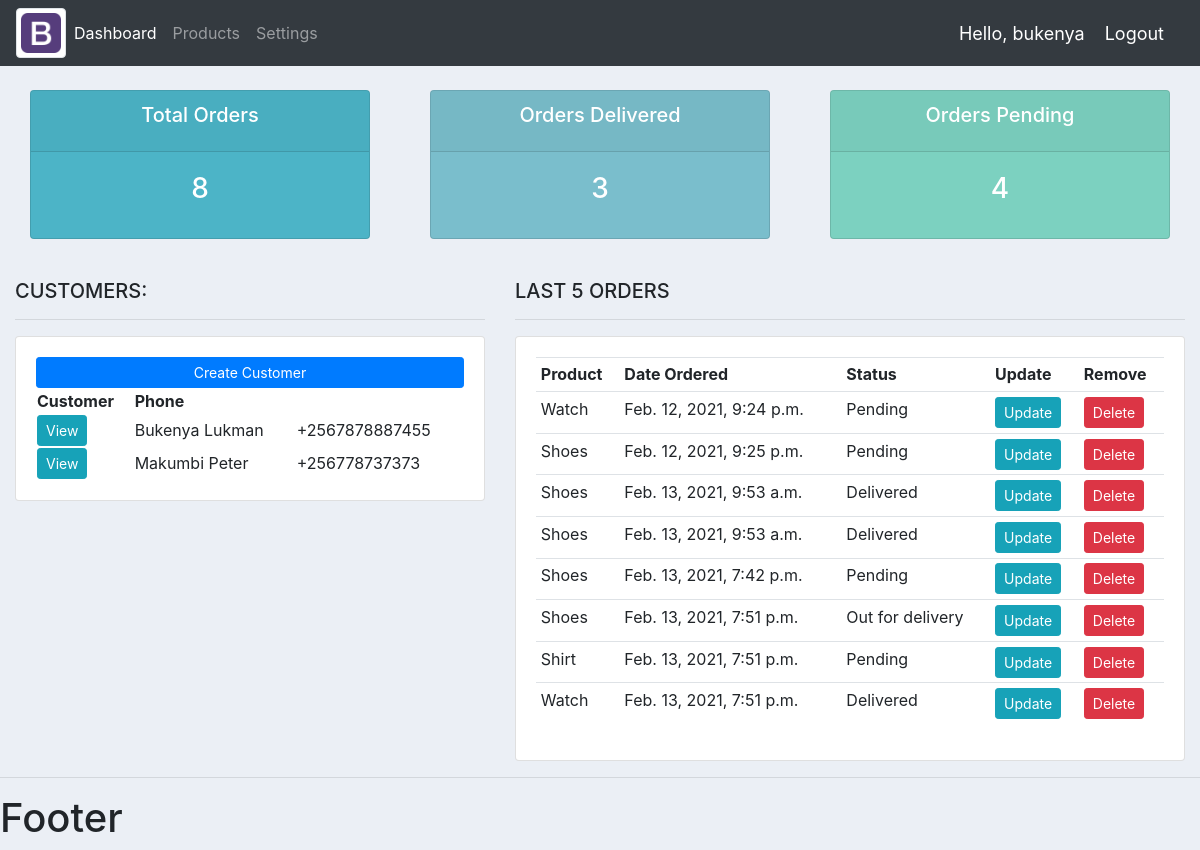
The app's page / (signed in) with its own data.
### accounts/models.py (models this page shows, shortened)
class Customer(models.Model):
	name = models.CharField(max_length=200, null=True)
	phone = models.CharField(max_length=200, null=True)
	email = models.CharField(max_length=200, null=True)
	date_created = models.DateTimeField(auto_now_add=True, null=True)

class Order(models.Model):
	customer = models.ForeignKey(Customer, null=True, on_delete=models.SET_NULL)
	product  = models.ForeignKey(Product, null=True, on_delete=models.SET_NULL)
	date_created = models.DateTimeField(auto_now_add=True)
	status = models.CharField(max_length=200, null=True, choices=STATUS)

class Product(models.Model):
	name = models.CharField(max_length=200, null=True)
	price = models.FloatField(null=True)
	category = models.CharField(max_length=200, null=True, choices=CATEGORY)
	description = models.TextField(null=True)
	date_created = models.DateTimeField(auto_now_add=True)
	tags = models.ManyToManyField(Tag)
	def __str__(self):
		return self.name

### accounts/views.py (the view)
# urls.py: path('', home, name="home"),
@login_required(login_url='login')
def home(request):
	orders = Order.objects.all()
	customers = Customer.objects.all()
	total_customers = customers.count()
	total_orders = orders.count()
	pending = orders.filter(status='Pending').count()
	delivered = orders.filter(status='Delivered').count()
	context = {
		'orders':orders,
		'customers':customers,
		'total_orders':total_orders,
		'delivered':delivered,
		'pending':pending,
	}
	return render(request, 'accounts/dashboard.html', context)

### accounts/templates/accounts/dashboard.html
{% extends 'base.html' %}
{% block content %}
{% include 'accounts/status.html' %}
	<div class="row">
		<div class="col-md-5">
			<h5>CUSTOMERS:</h5>
			<hr>
			<div class="card card-body">
				<a class="btn btn-primary btn-sm btn-block" href="">Create Customer</a>
				<table>
					<tr>
						<th>Customer</th>
						<th>Phone</th>
					</tr>
					{% for customer in customers %}
						<tr>
							<td><a class="btn btn-sm btn-info" href="{% url 'accounts:customer' customer.id %}">View</a></td>
							<td>{{customer.name}}</td>
							<td>{{customer.phone}}</td>
						</tr>
					{% endfor %}
				</table>
			</div>
		</div>
		<div class="col-md-7">
			<h5>LAST 5 ORDERS</h5>
			<hr>
			<div class="card card-body">
				<table class="table table-sm">
					<tr>
						<th>Product</th>
						<th>Date Ordered</th>
						<th>Status</th>
						<th>Update</th>
						<th>Remove</th>
					</tr>
						{% for order in orders %}
						<tr>
							<td>{{order.product}}</td>
							<td>{{order.date_created}}</td>
							<td>{{order.status}}</td>
							<td><a class="btn btn-sm btn-info" href="{% url 'accounts:update'  order.id %}" >Update</a></td>
							<td><a class="btn btn-sm btn-danger" href="#">Delete</a></td>
						</tr>
						{%endfor %}
				</table>
			</div>
		</div>
	</div>
{% endblock %}

### accounts/templates/base.html (shortened to what this page needs)
{% load static %}
<!doctype html>
<html lang="en">
  <head>
    <link rel="stylesheet" href="https://stackpath.bootstrapcdn.com/bootstrap/4.3.1/css/bootstrap.min.css">
    <link rel="stylesheet" type="text/css" href="{% static '/css/main.css' %}">
  </head>
  <body>
    {% include 'accounts/navbar.html' %}
    <div class="container-fluid">
      {% block content %}
      {% endblock content %}
    </div>
    {% include 'accounts/footer.html' %}
  </body>
</html>

### accounts/templates/accounts/navbar.html (shortened to what this page needs)
{% load static %}
<nav class="navbar navbar-expand-lg navbar-dark bg-dark">
  <img class="img-fluid img-thumbnail rounded mx-auto d-block" height="60px" width="50px"  alt="Responsive image" src="{% static 'images/logo.png'%}">
  <div class="collapse navbar-collapse" id="navbarNavAltMarkup">
    <div class="navbar-nav">
      <a class="nav-item nav-link active" href="{% url 'accounts:home' %}">Dashboard</a>
      <a class="nav-item nav-link" href="{% url 'accounts:products' %}">Products</a>
        <a class="nav-item nav-link" href="#">Settings</a>
    </div>
  </div>
  <span class="hello-msg">Hello, {{request.user}}</span>
  <span><a class="hello-msg" href="{% url 'accounts:logout' %}">Logout</a></span>
</nav>

### accounts/templates/accounts/status.html
<br>
<div class="row">
	<div class="col">
		<div class="col-md">
			<div class="card text-center text-white mb-3" id="total-orders">
					<div class="card-header">
						<h5 class="card-title">Total Orders</h5>
					</div>
					<div class="card-body">
						<h3 class="card-title">{{total_orders}}</h3>
					</div>
			</div>
		</div>
	</div>
	<div class="col">
		<div class="col-md">
			<div class="card text-center text-white mb-3" id="orders-delivered">
				<div class="card-header">
					<h5 class="card-title">Orders Delivered</h5>
				</div>
				<div class="card-body">
					<h3 class="card-title">{{delivered}}</h3>
				</div>
			</div>
		</div>
	</div>
	<div class="col">
		<div class="col-md">
			<div class="card text-center text-white mb-3" id="orders-pending">
				<div class="card-header">
					<h5 class="card-title">Orders Pending</h5>
				</div>
				<div class="card-body">
					<h3 class="card-title">{{pending}}</h3>
				</div>
			</div>
		</div>
	</div>
</div><br>

### accounts/templates/accounts/footer.html
<hr>
<h1>Footer</h1>

### static/css/main.css (style rules this page uses)
body { background-color: #ebeff5; }
#total-orders { background-color: #4cb4c7; }
#orders-delivered { background-color: #7abecc; }
#orders-pending { background-color: #7CD1C0; }

### accounts/templates/accounts/navbar.html (style rules this page uses)
.hello-msg { font-size: 18px; color: #fff; margin-right: 20px; }

### records on screen
Customer: name "Bukenya Lukman", phone "+2567878887455"
Customer: name "Makumbi Peter", phone "+256778737373"
Order: product "Watch", date_created "Feb. 12, 2021, 9:24 p.m.", status "Pending"
Order: product "Shoes", date_created "Feb. 12, 2021, 9:25 p.m.", status "Pending"
Order: product "Shoes", date_created "Feb. 13, 2021, 9:53 a.m.", status "Delivered"
Order: product "Shoes", date_created "Feb. 13, 2021, 9:53 a.m.", status "Delivered"
Order: product "Shoes", date_created "Feb. 13, 2021, 7:42 p.m.", status "Pending"
Order: product "Shoes", date_created "Feb. 13, 2021, 7:51 p.m.", status "Out for delivery"
Order: product "Shirt", date_created "Feb. 13, 2021, 7:51 p.m.", status "Pending"
Order: product "Watch", date_created "Feb. 13, 2021, 7:51 p.m.", status "Delivered"

### other values on screen
{{ request.user }} "bukenya"
{{ total_orders }} "8"
{{ delivered }} "3"
{{ pending }} "4"
